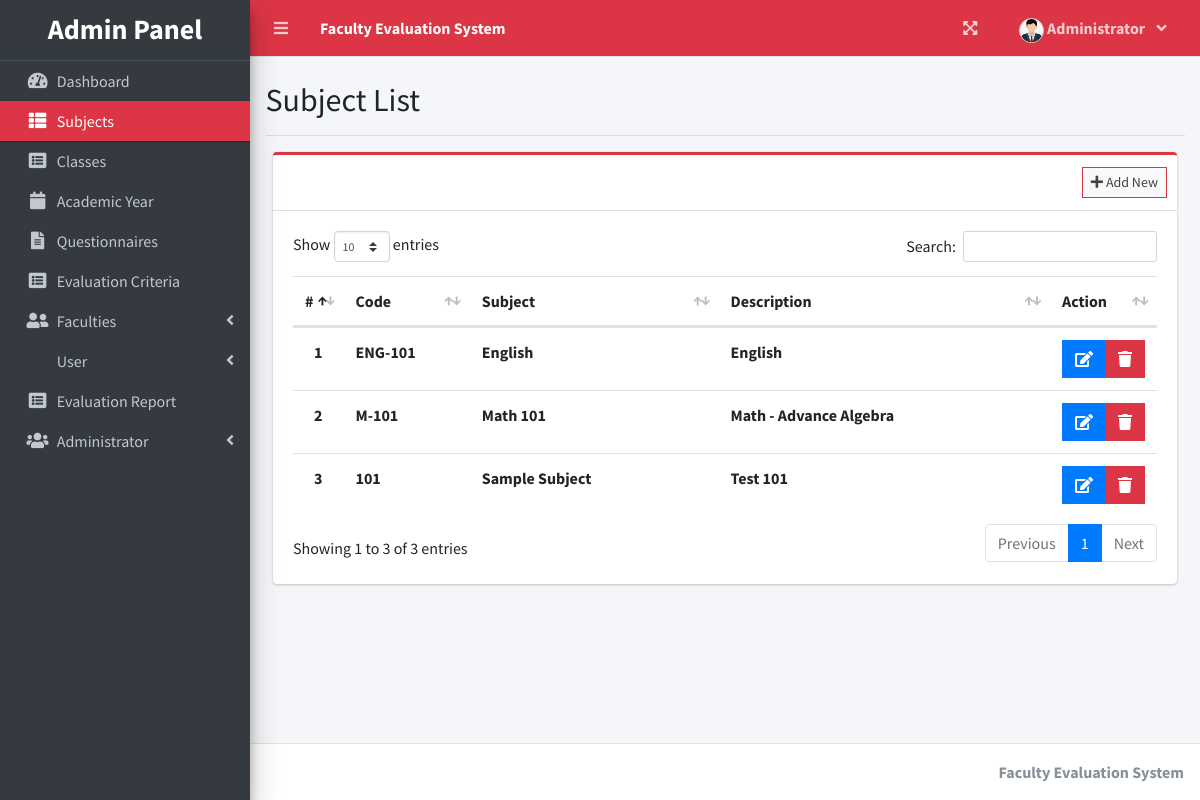
Screenshot of /index.php?page=subject_list (signed in) with the database file from the repository.
### tables this page shows
CREATE TABLE `subject_list` (
  `id` int(30) NOT NULL,
  `code` varchar(50) NOT NULL,
  `subject` text NOT NULL,
  `description` text NOT NULL
);

### admin/subject_list.php (the view, shortened to what this page needs)
<?php include'db_connect.php' ?>
<div class="text"><br><h2>Subject List <br></h1></div>
 <hr>
<div class="col-lg-12">
	<div class="card card-outline card-danger">
		<div class="card-header">
			<div class="card-tools">
				<a class="btn btn-block btn-sm btn-default btn-flat border-danger new_subject" href="javascript:void(0)"><i class="fa fa-plus"></i> Add New</a>
			</div>
		</div>
		<div class="card-body">
			<table class="table tabe-hover table-bordedanger" id="list">
				<colgroup>
					<col width="5%">
					<col width="15%">
					<col width="30%">
					<col width="40%">
					<col width="15%">
				</colgroup>
				<thead>
					<tr>
						<th class="text-center">#</th>
						<th>Code</th>
						<th>Subject</th>
						<th>Description</th>
						<th>Action</th>
					</tr>
				</thead>
				<tbody>
					<?php
					$i = 1;
					$qry = $conn->query("SELECT * FROM subject_list order by subject asc ");
					while($row= $qry->fetch_assoc()):
					?>
					<tr>
						<th class="text-center"><?php echo $i++ ?></th>
						<td><b><?php echo $row['code'] ?></b></td>
						<td><b><?php echo $row['subject'] ?></b></td>
						<td><b><?php echo $row['description'] ?></b></td>
						<td class="text-center">
		                    <div class="btn-group">
		                        <a href="javascript:void(0)" data-id='<?php echo $row['id'] ?>' class="btn bg-blue btn-flat manage_subject">
		                          <i class="fas fa-edit"></i>
		                        </a>
		                        <button type="button" class="btn btn-danger btn-flat delete_subject" data-id="<?php echo $row['id'] ?>">
		                          <i class="fas fa-trash"></i>
		                        </button>
	                      </div>
						</td>
					</tr>
				<?php endwhile; ?>
				</tbody>
			</table>
		</div>
	</div>
</div>

### rows the page displays
subject_list: code "ENG-101", subject "English", description "English"
subject_list: code "M-101", subject "Math 101", description "Math - Advance Algebra"
subject_list: code "101", subject "Sample Subject", description "Test 101"

### other values shown
$_SESSION['system']['name'] "Faculty Evaluation System"
$_SESSION['login_firstname'] "Administrator"
